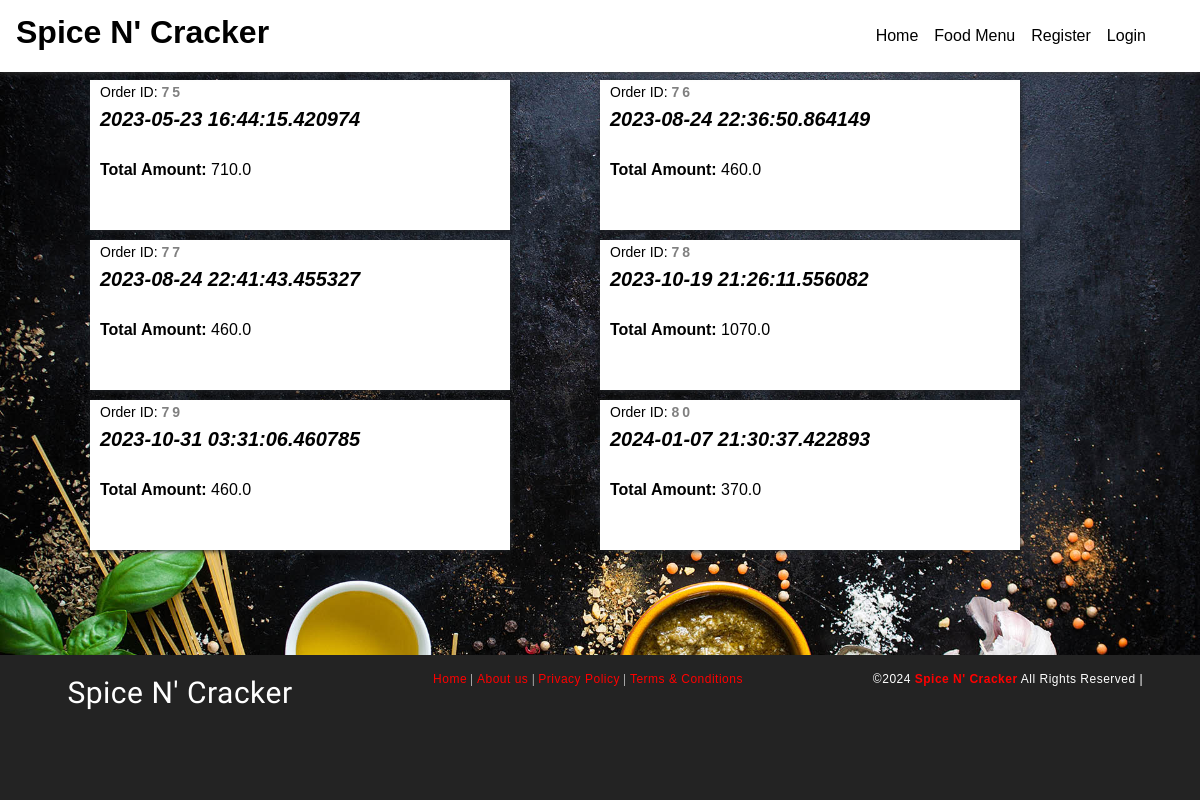
The page /orders on the database its author committed.
### foodapp/models.py (models this page shows)
class Order(models.Model):
	OrderId   = models.AutoField(primary_key=True)
	CustEmail = models.CharField(max_length=30)
	OrderDate = models.CharField(max_length=40)
	TotalBill = models.FloatField(max_length=50)
	class Meta:
		db_table = "FP_Order"

### foodapp/views.py (the view)
# urls.py: path("orders", views.getorder),
def getorder(request):
    orders = Order.objects.all()
    return render(request, "orderlist.html", {"orderlist": orders})

### Templates/foodapp/orderlist.html (shortened to what this page needs)
<!DOCTYPE html>
<html lang="en" dir="ltr">
  <head>
	{% load static %}
    <link rel="stylesheet" type="text/css" href="{% static 'css/imperial_style.css' %}" />
    <link rel="stylesheet" type="text/css" href="{% static 'css/master.css' %}" />
    <link rel="stylesheet" href="https://use.fontawesome.com/releases/v5.7.2/css/all.css">
    <link rel="stylesheet" href="https://use.fontawesome.com/releases/v5.3.1/css/all.css">
<link rel="stylesheet" href="https://stackpath.bootstrapcdn.com/bootstrap/4.4.1/css/bootstrap.min.css">
  </head>
    <nav class="navbar navbar-expand-lg navbar-light" style="position: fixed;width:100%;background-image: linear-gradient(180deg,#FFF,#FFF);box-shadow: 0px 0px 7px 0px #404040;">
      <a class="navbar-brand" href="/"><h2 style="color:black;font-family:sans-serif;font-weight:bolder;"><b>Spice N' Cracker</b></h2></a>
      <div class="collapse navbar-collapse" id="navbarSupportedContent">
        <ul class="navbar-nav" style="margin-left:auto!important;margin-right:30px;">
          <li class="nav-item active">
            <a class="nav-link" id="nav-link" href="home">Home <span class="sr-only">(current)</span></a>
          </li>
          <li class="nav-item active">
            <a class="nav-link" id="nav-link" href="allfood">Food Menu <span class="sr-only">(current)</span></a>
          </li>
          {% if request.session.CustId is None and request.session.AdminId is None %}
          <li class="nav-item active">
            <a class="nav-link" id="nav-link" href="addcustomer">Register <span class="sr-only">(current)</span></a>
          </li>
          {% endif %}
          {% if request.session.CustId is None and request.session.AdminId is None %}
          <li class="nav-item active">
            <a class="nav-link" id="nav-link" href="login">Login <span class="sr-only">(current)</span></a>
          </li>
          {% endif %}
        </ul>
      </div>
    </nav>
    <main style="margin-top:80px;">
      <form action="placeorder" method="post">
{% for o in orderlist %}
      <div class="" style="background:#FFF;position: static;width:35%;height:150px;margin-left: 7.5%;float:left;box-shadow:1px 1px 5px;margin-bottom:10px;">
        <span style="color:black;float:left;margin-left:10px;"><span style="font-size:14px;">Order ID: <b style="letter-spacing: 3px;color: grey;">{{o.OrderId}}</b></span><br /><b style="font-size:20px;"><i>{{o.OrderDate}}</i></b><br/>
<br />
<tr>
<td><b>Total Amount:  </b></td><td>{{o.TotalBill}}</td><br /><td><b></b></td><td id="tlp" style="color:black;"></td>
</tr><a href="#" ></a>
      </span>
      </div>
      {% endfor %}
    </form>
    </main>
    <footer>
      <div class="foot-con">
        <div class="fo-cont-1">
          Spice N' Cracker
        </div>
        <div class="fo-cont-2">
          <a class="ext-link" href="#">Home</a> |
            <a class="ext-link" href="#">About us</a> |
              <a class="ext-link" href="#">Privacy Policy</a> |
                <a class="ext-link" href="#">Terms & Conditions</a>
        </div>
      ©<script type='text/javascript'>var creditsyear = new Date();document.write(creditsyear.getFullYear());</script> <a class="ext-link" href="/"><b>Spice N' Cracker</b></a> All Rights Reserved |
    </footer>
  </body>
</html>

### foodapp/static/css/imperial_style.css (style rules this page uses)
* { margin: 0; padding: 0; font-family: sans-serif; box-sizing: border-box; text-decoration: none; }
a { color: red; }
#nav-link { font-family: sans-serif; font-weight: 400; color:black; }
footer { margin-top: 10px; padding-top: 15px; padding-bottom: 30px; background-color: #232323; color: white; font-family: sans-serif; font-size:12px; font-weight: normal; letter-spacing: 0.5px; text-align: center; flex-shrink: 0; }
.foot-con { width: 100%; height: 100px; overflow: hidden; }
.fo-cont-1 { width:30%; float: left; text-align: center; font-size: 30px; font-weight: normal; color: ; font-family: 'Bevan', cursive; overflow: hidden; }
.fo-cont-2 { width:38%; float: left; font-size: 12px; text-align: center; font-weight: normal; color: ; font-family: 'Ultra', serif; overflow: hidden; }

### foodapp/static/css/master.css (style rules this page uses)
* { margin: 0; padding: 0; font-family: sans-serif; box-sizing: border-box; text-decoration: none; }
main { margin-top: 50px; flex: 1 0 auto; }
footer { margin-top: 10px; padding-top: 15px; padding-bottom: 30px; background-color: #232323; color: white; font-family: sans-serif; font-size:12px; font-weight: normal; letter-spacing: 0.5px; text-align: center; flex-shrink: 0; }
.ext-link { color: red; }
.foot-con { width: 100%; height: 100px; overflow: hidden; }
.fo-cont-1 { width:30%; float: left; text-align: center; font-size: 30px; font-weight: normal; color: ; font-family: 'Bevan', cursive; overflow: hidden; }
.fo-cont-2 { width:38%; float: left; font-size: 12px; text-align: center; font-weight: normal; color: ; font-family: 'Ultra', serif; overflow: hidden; }

### rows shown on the page
Order: OrderId "75", OrderDate "2023-05-23 16:44:15.420974", TotalBill "710.0"
Order: OrderId "76", OrderDate "2023-08-24 22:36:50.864149", TotalBill "460.0"
Order: OrderId "77", OrderDate "2023-08-24 22:41:43.455327", TotalBill "460.0"
Order: OrderId "78", OrderDate "2023-10-19 21:26:11.556082", TotalBill "1070.0"
Order: OrderId "79", OrderDate "2023-10-31 03:31:06.460785", TotalBill "460.0"
Order: OrderId "80", OrderDate "2024-01-07 21:30:37.422893", TotalBill "370.0"
